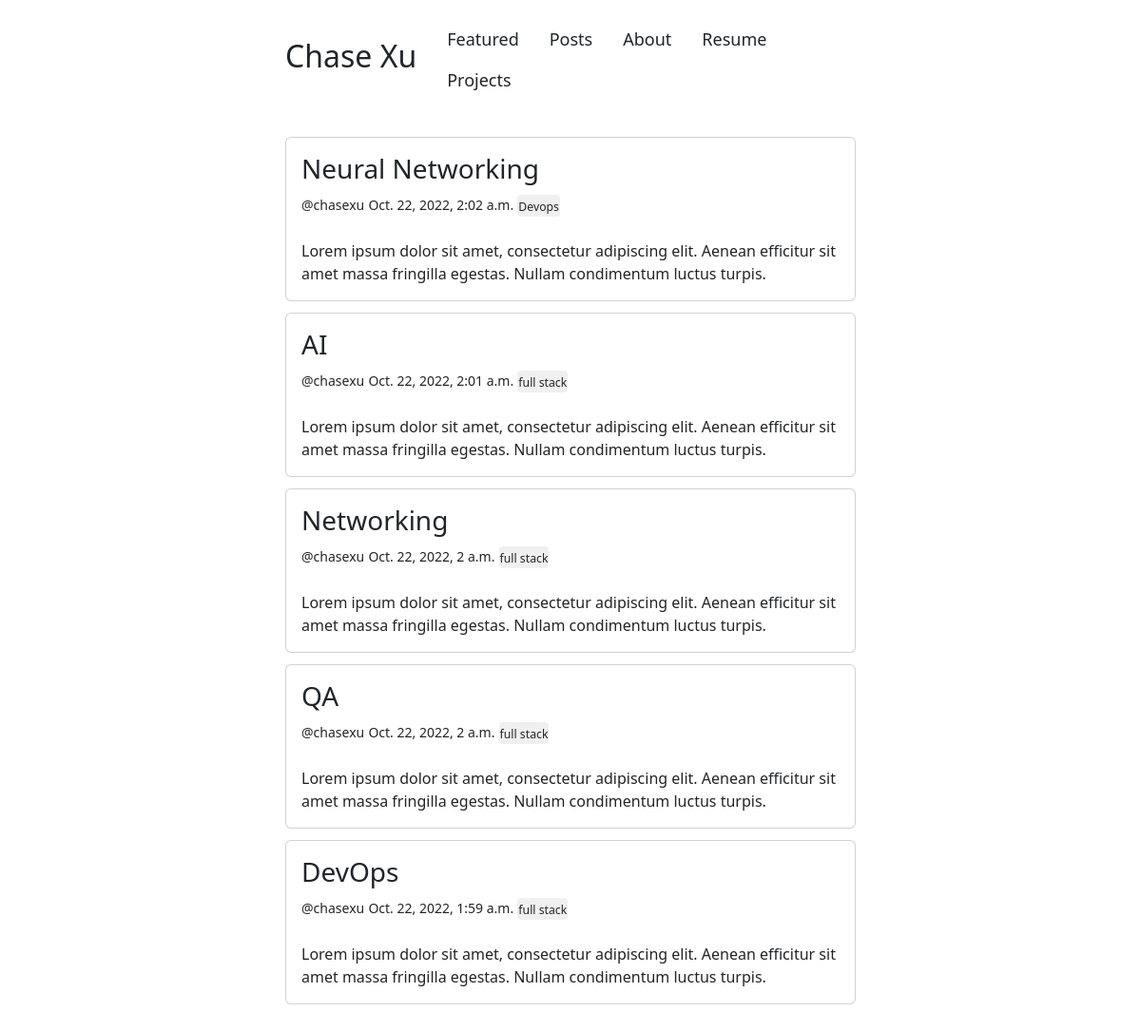
/posts/all/, run on an earlier commit of the app's database.
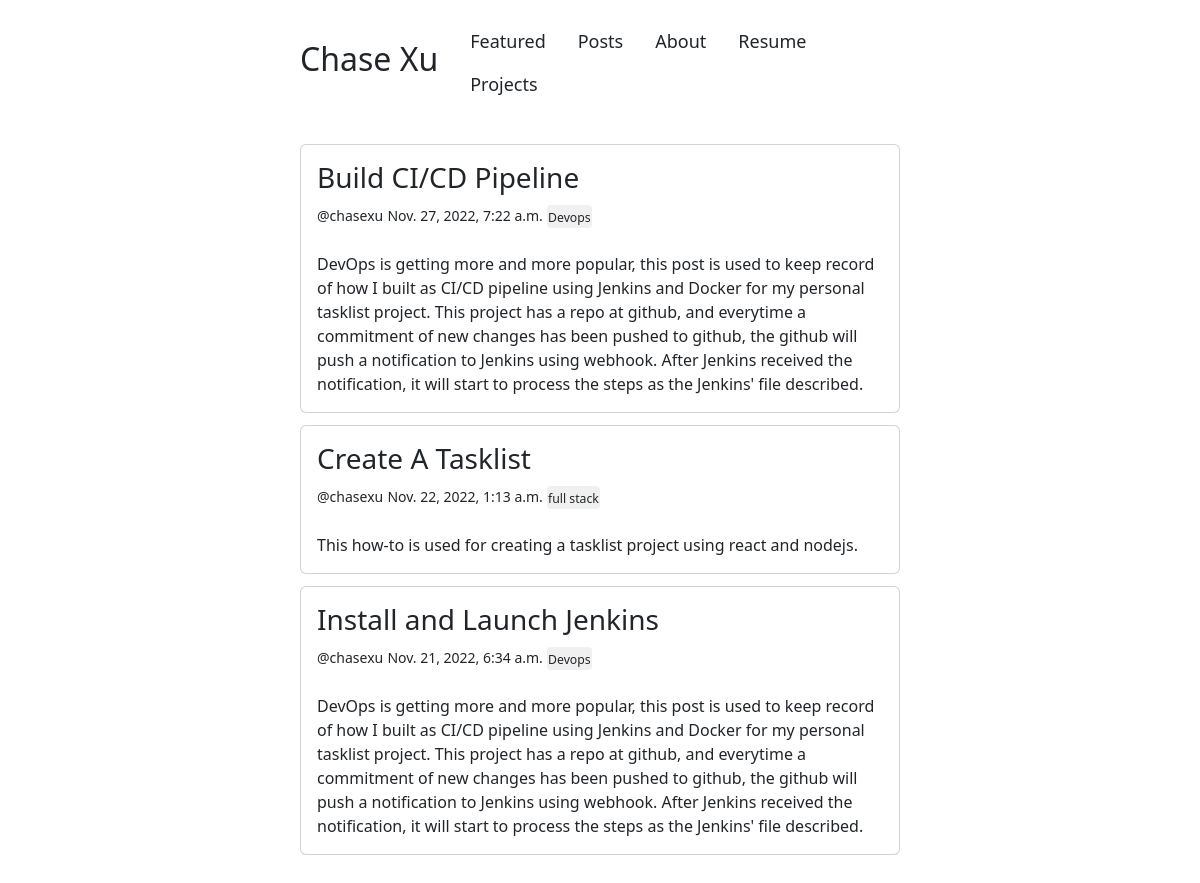
And on a later commit of the database.
### blog/models.py (models this page shows, shortened)
class Post(models.Model):
    title = models.CharField(max_length=100)
    slug = models.SlugField(null=True)
    overview = models.TextField()
    timestamp = models.DateTimeField(auto_now_add=True)
    content = QuillField()
    author = models.ForeignKey(Author, on_delete=models.CASCADE)
    thumbnail = models.ImageField(blank=True)
    categories = models.ManyToManyField(Category, related_name='Post')
    featured = models.BooleanField()

class Author(models.Model):
    user = models.OneToOneField(User, on_delete=models.CASCADE)
    def __str__(self):
        return self.user.username

class Category(models.Model):
    title = models.CharField(max_length=20)
    subtitle = models.CharField(max_length=20, null=True)
    slug = models.SlugField(null=True)
    thumbnail = models.ImageField(blank=True)
    def __str__(self):
        return self.title

### blog/views.py (the view)
# urls.py: path('posts/all/', allposts, name='allposts'),
def allposts(request, page=1):
    posts = Post.objects.order_by('-timestamp')
    context = {
        'posts': posts,
    }
    return render(request, 'all_posts.html', context)

### templates/all_posts.html (shortened to what this page needs)
{%extends 'base.html'%}
{%block all_posts%}
<div style="margin-top: 5%;" >
    {%if posts%}
        {%for obj in posts%}
            <div class='card' >
                <div class="card-body">
                    <h3 class="card-title" style="cursor: pointer;" onclick="location.href='{%url 'post' obj.id%}'">{{obj.title}}</h3>
                    <small>@{{obj.author}}</small> <small>{{obj.timestamp}}</small>
                    {% for cat in obj.categories.all%}
                        <button class="btn btn-sm" onclick="location.href='{%url 'category' cat.id%}'"><small>{{cat}}</small></button>
                    {%endfor%}
                    <br>
                    <br>
                    <p class="card-text">{{obj.overview}}</p>
                </div>
            </div>
        {%endfor%}
    {%endif%}
</div>
{%endblock%}

What changed in the data, as far as the page shows it:
removed Post: title "Neural Networking", author "chasexu", timestamp "Oct. 22, 2022, 2:02 a.m.", overview "Lorem ipsum dolor sit amet, consectetur adipiscing elit. Aenean efficitur sit amet massa fringilla egestas. Nullam condimentum luctus turpis.", Category (title "Devops")
removed Post: title "AI", author "chasexu", timestamp "Oct. 22, 2022, 2:01 a.m.", overview "Lorem ipsum dolor sit amet, consectetur adipiscing elit. Aenean efficitur sit amet massa fringilla egestas. Nullam condimentum luctus turpis.", Category (title "full stack")
removed Post: title "Networking", author "chasexu", timestamp "Oct. 22, 2022, 2 a.m.", overview "Lorem ipsum dolor sit amet, consectetur adipiscing elit. Aenean efficitur sit amet massa fringilla egestas. Nullam condimentum luctus turpis.", Category (title "full stack")
removed Post: title "QA", author "chasexu", timestamp "Oct. 22, 2022, 2 a.m.", overview "Lorem ipsum dolor sit amet, consectetur adipiscing elit. Aenean efficitur sit amet massa fringilla egestas. Nullam condimentum luctus turpis.", Category (title "full stack")
removed Post: title "DevOps", author "chasexu", timestamp "Oct. 22, 2022, 1:59 a.m.", overview "Lorem ipsum dolor sit amet, consectetur adipiscing elit. Aenean efficitur sit amet massa fringilla egestas. Nullam condimentum luctus turpis.", Category (title "full stack")
added Post: title "Build CI/CD Pipeline", author "chasexu", timestamp "Nov. 27, 2022, 7:22 a.m.", overview "DevOps is getting more and more popular, this post is used to keep record of how I built as CI/CD pipeline using Jenkins and Docker for my personal tasklist project. This project has a repo at github, and everytime a commitment of new changes has been pushed to github, the github will push a notification to Jenkins using webhook. After Jenkins received the notification, it will start to process the steps as the Jenkins' file described.", Category (title "Devops")
added Post: title "Create A Tasklist", author "chasexu", timestamp "Nov. 22, 2022, 1:13 a.m.", overview "This how-to is used for creating a tasklist project using react and nodejs.", Category (title "full stack")
added Post: title "Install and Launch Jenkins", author "chasexu", timestamp "Nov. 21, 2022, 6:34 a.m.", overview "DevOps is getting more and more popular, this post is used to keep record of how I built as CI/CD pipeline using Jenkins and Docker for my personal tasklist project. This project has a repo at github, and everytime a commitment of new changes has been pushed to github, the github will push a notification to Jenkins using webhook. After Jenkins received the notification, it will start to process the steps as the Jenkins' file described.", Category (title "Devops")
